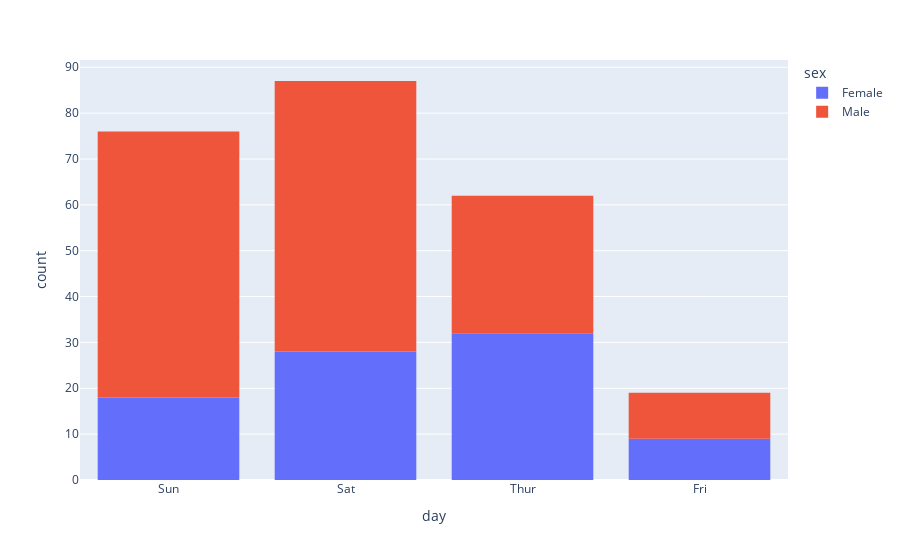

The cell this chart's notebook holds for it:
### Code cell
fig = px.histogram(df,x= 'day', color ='sex')
fig.show()

### Figure 1 — Plotly figure (JSON) as saved in the notebook; plotly's stock layout.template omitted (floating-point values rounded to 4 significant figures; data arrays with more than 128 entries replaced by an {"elided": "..."} marker saying what was removed)
{"data": [{"bingroup": "x", "hovertemplate": "sex=Female<br>day=%{x}<br>count=%{y}<extra></extra>", "legendgroup": "Female", "marker": {"color": "#636efa", "pattern": {"shape": ""}}, "name": "Female", "orientation": "v", "showlegend": true, "type": "histogram", "x": ["Sun", "Sun", "Sun", "Sun", "Sun", "Sun", "Sat", "Sat", "Sat", "Sat", "Sat", "Sat", "Sun", "Sun", "Sat", "Sat", "Sat", "Sat", "Sat", "Sat", "Sat", "Thur", "Thur", "Fri", "Fri", "Fri", "Fri", "Fri", "Sat", "Sat", "Sat", "Sat", "Sat", "Sun", "Sun", "Thur", "Thur", "Thur", "Thur", "Thur", "Thur", "Thur", "Thur", "Thur", "Thur", "Thur", "Thur", "Thur", "Thur", "Thur", "Thur", "Thur", "Thur", "Thur", "Thur", "Thur", "Thur", "Sun", "Sun", "Sun", "Sun", "Sun", "Sat", "Sat", "Sun", "Sun", "Sun", "Thur", "Thur", "Thur", "Thur", "Thur", "Thur", "Thur", "Sat", "Sat", "Sat", "Sat", "Sat", "Fri", "Fri", "Fri", "Fri", "Sat", "Sat", "Sat", "Thur"], "xaxis": "x", "yaxis": "y"}, {"bingroup": "x", "hovertemplate": "sex=Male<br>day=%{x}<br>count=%{y}<extra></extra>", "legendgroup": "Male", "marker": {"color": "#EF553B", "pattern": {"shape": ""}}, "name": "Male", "orientation": "v", "showlegend": true, "type": "histogram", "x": {"elided": "157 str values"}, "xaxis": "x", "yaxis": "y"}], "layout": {"barmode": "relative", "legend": {"title": {"text": "sex"}, "tracegroupgap": 0}, "margin": {"t": 60}, "xaxis": {"anchor": "y", "domain": [0, 1], "title": {"text": "day"}}, "yaxis": {"anchor": "x", "domain": [0, 1], "title": {"text": "count"}}}}
